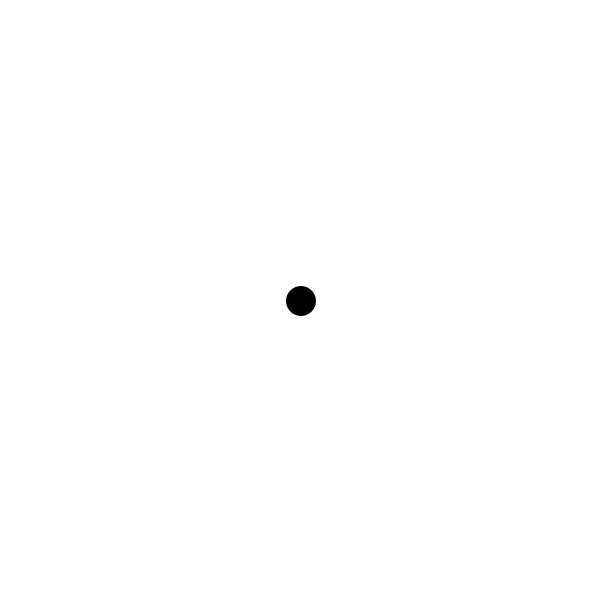
Frame 1 (no input)
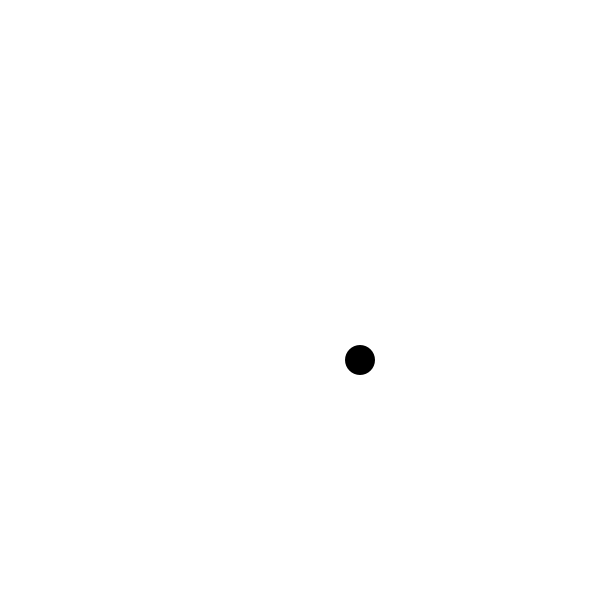
Frame 60 (the mouse pressed at the canvas centre just before this capture)
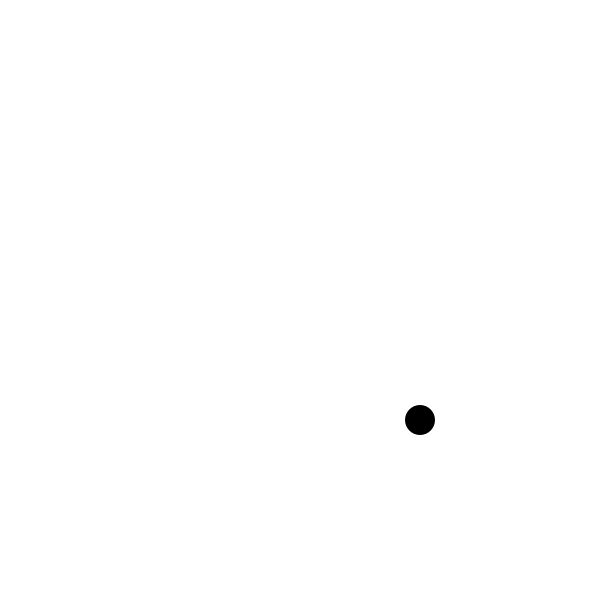
Frame 120 (the mouse held since frame 60 and released just before this capture)

The Processing sketch that drew these frames (run headless with seeded random() and noise(); from frame 60 on, the mouse is pressed at the canvas centre):

// Processing sketch: week10_5_movingball
// ── week10_5_movingball.pde
float x;
float y;
float dx = 1;
float dy = 1;

void setup() {
  size(600,600);
  
  x = width*0.5;
  y = height *0.5;
  
}

void draw() {
  background(255);
  x = x+1*dx;
  y = y + 1*dy;
  
  if(x > width || x < 0)
  {
    
  }
  
  if( y > height || y < 0) {
    
  }
  
  
  fill(0);
  noStroke();
  ellipse(x,y,30,30);
}
